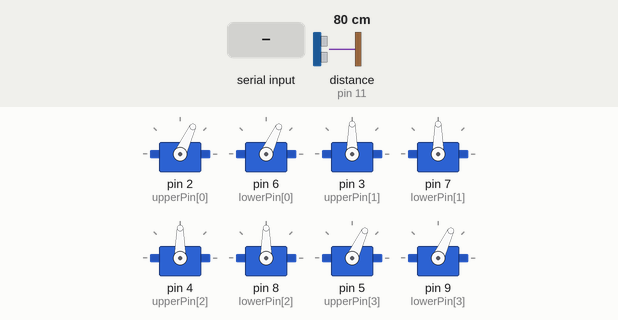
Simulated run of this sketch. Board: Arduino Uno, built with avr-gcc and run on an emulated ATmega328P. Parts: 8 × servo. Wiring (inferred from the names in the program): ultrasonic range finder: trigger pin 10; echo pin 11. The inputs (shaded band) are chosen by the test bench; at power-on: distance to the obstacle (sensor on pin 11) 80 cm. The echo pulse lasts 58.3 µs per cm.

Above: at 0.85 s.
1.3 s: "LT\n" received over Serial
At 3.1 s:
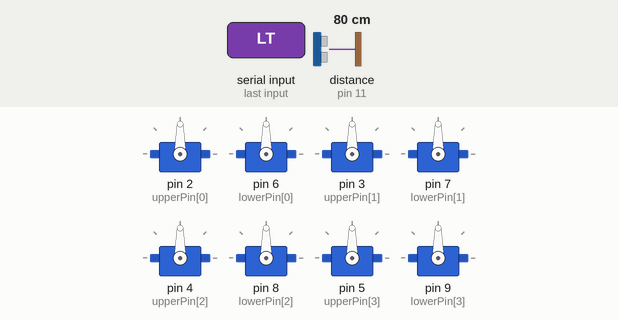
4.4 s: "RT\n" received over Serial
At 4.49 s:
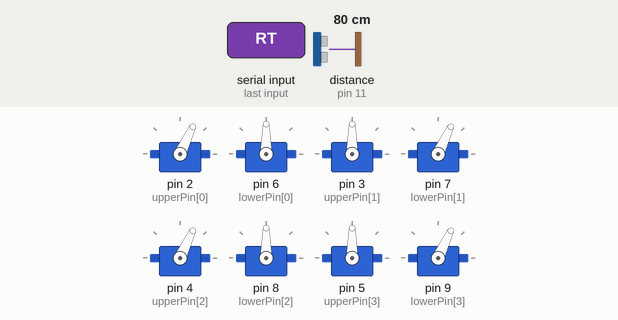
6.0 s: "START 1\n" received over Serial
At 6.09 s:
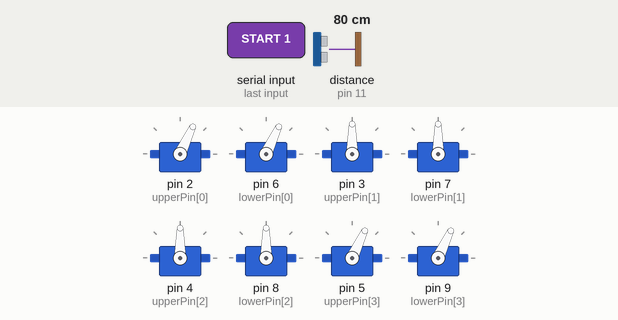
9.1 s: "STOP 1\n" received over Serial
At 9.43 s:
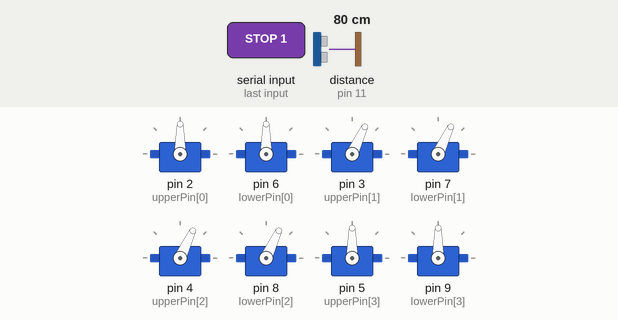
Timing chart, 0 to 11.7 s (numbered marks = the images above; inputs shaded):
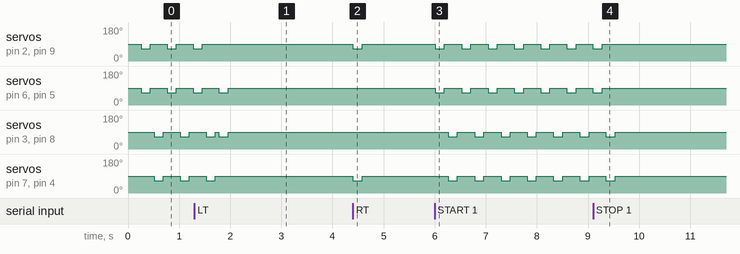

The sketch:

robot_cmd.ino
```cpp
/*
 * RoboMate LH-岩爪
 * Four two-joint legs, eight 180-degree servos:
 * upper joints D2..D5, lower joints D6..D9
 * Ultrasonic sensor: Trig D10, Echo D11
 */
#include <Servo.h>
#define MAX_STEPS 20
#define HOME_ANGLE 90
#define LIFT_ANGLE 65
#define STEP_MS 180
const byte upperPin[4]={2,3,4,5},lowerPin[4]={6,7,8,9},TRIG_PIN=10,ECHO_PIN=11;
Servo upper[4],lower[4];
bool autoMode=true; unsigned long lastScan=0;
String pendingCommand="";
void home(){for(byte i=0;i<4;i++){upper[i].write(HOME_ANGLE);lower[i].write(HOME_ANGLE);}}
void pose(byte u0,byte u1,byte u2,byte u3,byte l0,byte l1,byte l2,byte l3){upper[0].write(u0);upper[1].write(u1);upper[2].write(u2);upper[3].write(u3);lower[0].write(l0);lower[1].write(l1);lower[2].write(l2);lower[3].write(l3);}
void waitStep(unsigned long ms){unsigned long t=millis();while(millis()-t<ms){if(Serial.available()){String s=Serial.readStringUntil('\n');s.trim();s.toUpperCase();if(s=="STOP"||s=="HOME"){autoMode=false;home();return;}if(s.length())pendingCommand=s;}delay(5);}}
void gait(bool reverse){for(byte phase=0;phase<2;phase++){byte swing=(phase==0)?(reverse?HOME_ANGLE:LIFT_ANGLE):(reverse?LIFT_ANGLE:HOME_ANGLE);byte support=(phase==0)?(reverse?LIFT_ANGLE:HOME_ANGLE):(reverse?HOME_ANGLE:LIFT_ANGLE);pose(swing,support,support,swing,swing,support,support,swing);waitStep(STEP_MS);home();waitStep(70);}}
void walk(int n,bool reverse){for(int i=0;i<n;i++)gait(reverse);}
void turn(int n,bool right){for(int i=0;i<n;i++){if(right)pose(LIFT_ANGLE,HOME_ANGLE,LIFT_ANGLE,HOME_ANGLE,HOME_ANGLE,LIFT_ANGLE,HOME_ANGLE,LIFT_ANGLE);else pose(HOME_ANGLE,LIFT_ANGLE,HOME_ANGLE,LIFT_ANGLE,LIFT_ANGLE,HOME_ANGLE,LIFT_ANGLE,HOME_ANGLE);waitStep(STEP_MS);home();waitStep(70);}}
int distanceCm(){digitalWrite(TRIG_PIN,LOW);delayMicroseconds(2);digitalWrite(TRIG_PIN,HIGH);delayMicroseconds(10);digitalWrite(TRIG_PIN,LOW);unsigned long us=pulseIn(ECHO_PIN,HIGH,30000UL);return us?(int)(us*0.0343f/2.0f):999;}
void runAuto(){if(millis()-lastScan<250)return;lastScan=millis();if(distanceCm()<20){turn(1,true);}else walk(1,false);}
void runCommand(String line){line.trim();line.toUpperCase();if(!line.length())return;String op=line;int n=1,sp=line.indexOf(' ');if(sp>0){op=line.substring(0,sp);n=line.substring(sp+1).toInt();}n=constrain(n,1,MAX_STEPS);if(op=="START"){autoMode=true;lastScan=0;}else if(op=="FW"){autoMode=false;walk(n,false);}else if(op=="BW"){autoMode=false;walk(n,true);}else if(op=="LT"){autoMode=false;turn(n,false);}else if(op=="RT"){autoMode=false;turn(n,true);}else if(op=="HOME"||op=="STOP"){autoMode=false;home();}else if(op=="DIST"){Serial.print("DIST ");Serial.println(distanceCm());}}
void setup(){Serial.begin(115200);for(byte i=0;i<4;i++){upper[i].attach(upperPin[i]);lower[i].attach(lowerPin[i]);}pinMode(TRIG_PIN,OUTPUT);pinMode(ECHO_PIN,INPUT);home();}
void loop(){if(pendingCommand.length()){String s=pendingCommand;pendingCommand="";runCommand(s);}if(Serial.available())runCommand(Serial.readStringUntil('\n'));if(autoMode)runAuto();}
```

Measured:
- after the input at 1.3 s, servo on pin 2 (upperPin[0]): goes on until 1.5 s, then stays 90°; servo on pin 6 (lowerPin[0]): goes on until 2.0 s, then stays 90°
- after the input at 4.4 s, servo on pin 2 (upperPin[0]), servo on pin 7 (lowerPin[1]), servo on pin 4 (upperPin[2]), servo on pin 9 (lowerPin[3]): 90° → 65° at once, → 90° 0.18 s later
- after the input at 6.0 s, servo on pin 2 (upperPin[0]), servo on pin 6 (lowerPin[0]): alternates 90° for 0.33 s and 65° for 0.18 s, starting at once
- after the input at 9.1 s, servo on pin 2 (upperPin[0]), servo on pin 6 (lowerPin[0]), servo on pin 5 (upperPin[3]), servo on pin 9 (lowerPin[3]): goes on until 9.3 s, then stays 90°; servo on pin 3 (upperPin[1]), servo on pin 7 (lowerPin[1]), servo on pin 4 (upperPin[2]), servo on pin 8 (lowerPin[2]): goes on until 9.5 s, then stays 90°
- by itself, servo on pin 2 (upperPin[0]), servo on pin 6 (lowerPin[0]), servo on pin 3 (upperPin[1]), servo on pin 7 (lowerPin[1]), servo on pin 4 (upperPin[2]), servo on pin 8 (lowerPin[2]), servo on pin 5 (upperPin[3]), servo on pin 9 (lowerPin[3]): alternates 90° for 0.33 s and 65° for 0.18 s
